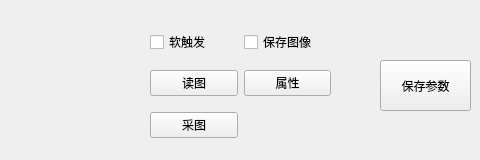
        <widget class="QWidget" name="tab_22">
         <attribute name="title">
          <string>相机2</string>
         </attribute>
         <widget class="QPushButton" name="pushButton_33">
          <property name="geometry">
           <rect>
            <x>380</x>
            <y>60</y>
            <width>91</width>
            <height>51</height>
           </rect>
          </property>
          <property name="text">
           <string>保存参数</string>
          </property>
         </widget>
         <widget class="QWidget" name="layoutWidget_9">
          <property name="geometry">
           <rect>
            <x>150</x>
            <y>20</y>
            <width>181</width>
            <height>131</height>
           </rect>
          </property>
          <layout class="QGridLayout" name="gridLayout_14">
           <item row="0" column="0">
            <widget class="QCheckBox" name="checkBox_13">
             <property name="text">
              <string>软触发</string>
             </property>
            </widget>
           </item>
           <item row="0" column="1">
            <widget class="QCheckBox" name="checkBox_14">
             <property name="text">
              <string>保存图像</string>
             </property>
            </widget>
           </item>
           <item row="1" column="0">
            <widget class="QPushButton" name="pushButton_4">
             <property name="text">
              <string>读图</string>
             </property>
            </widget>
           </item>
           <item row="1" column="1">
            <widget class="QPushButton" name="pushButton_5">
             <property name="text">
              <string>属性</string>
             </property>
            </widget>
           </item>
           <item row="2" column="0">
            <widget class="QPushButton" name="pushButton_7">
             <property name="text">
              <string>采图</string>
             </property>
            </widget>
           </item>
          </layout>
         </widget>
        </widget>
